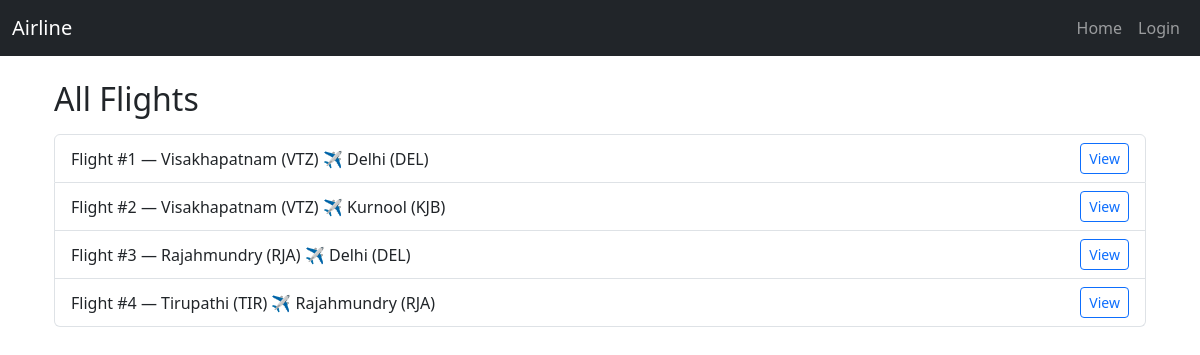
The app's page /flights/ with its own data.
### flights/models.py (models this page shows, shortened)
class Flight(models.Model):
    origin=models.ForeignKey(Airport, on_delete=models.CASCADE, related_name="departures")
    destination=models.ForeignKey(Airport, on_delete=models.CASCADE, related_name="arrivals")
    duration=models.IntegerField()

class Airport(models.Model):
    code=models.CharField(max_length=3)
    city=models.CharField(max_length=64)
    def __str__(self):
        return f"{self.city} ({self.code})"

### flights/views.py (the view)
# urls.py: path("", views.index, name="index"),
def index(request):
    return render(request, "flights/index.html",{
        "flights":Flight.objects.all()
    })

### flights/templates/flights/index.html
{% extends "flights/layout.html" %}
{% block body %}
<div class="container my-4">
    <h2 class="mb-3">All Flights</h2>
    <ul class="list-group">
        {% for flight in flights %}
            <li class="list-group-item d-flex justify-content-between align-items-center">
                Flight #{{ flight.id }} — {{ flight.origin }} ✈ {{ flight.destination }}
                <a href="{% url 'flight' flight.id %}" class="btn btn-sm btn-outline-primary">View</a>
            </li>
        {% empty %}
            <li class="list-group-item text-muted">No flights available.</li>
        {% endfor %}
    </ul>
</div>
{% endblock %}

### flights/templates/flights/layout.html (shortened to what this page needs)
<!DOCTYPE html>
<html lang="en">
<head>
    <link href="https://cdn.jsdelivr.net/npm/bootstrap@5.3.0/dist/css/bootstrap.min.css" rel="stylesheet">
</head>
<body>
    <nav class="navbar navbar-expand-lg navbar-dark bg-dark">
        <div class="container-fluid">
            <a class="navbar-brand" href="{% url 'index' %}">Airline</a>
            <div class="navbar-nav">
                <a class="nav-link" href="{% url 'index' %}">Home</a>
                <a class="nav-link" href="{% url 'login' %}">Login</a>
            </div>
        </div>
    </nav>
    <div class="container mt-4">
        {% block body %}
        {% endblock %}
    </div>
</body>
</html>

### records on screen
Flight: id "1", origin "Visakhapatnam (VTZ)", destination "Delhi (DEL)"
Flight: id "2", origin "Visakhapatnam (VTZ)", destination "Kurnool (KJB)"
Flight: id "3", origin "Rajahmundry (RJA)", destination "Delhi (DEL)"
Flight: id "4", origin "Tirupathi (TIR)", destination "Rajahmundry (RJA)"
